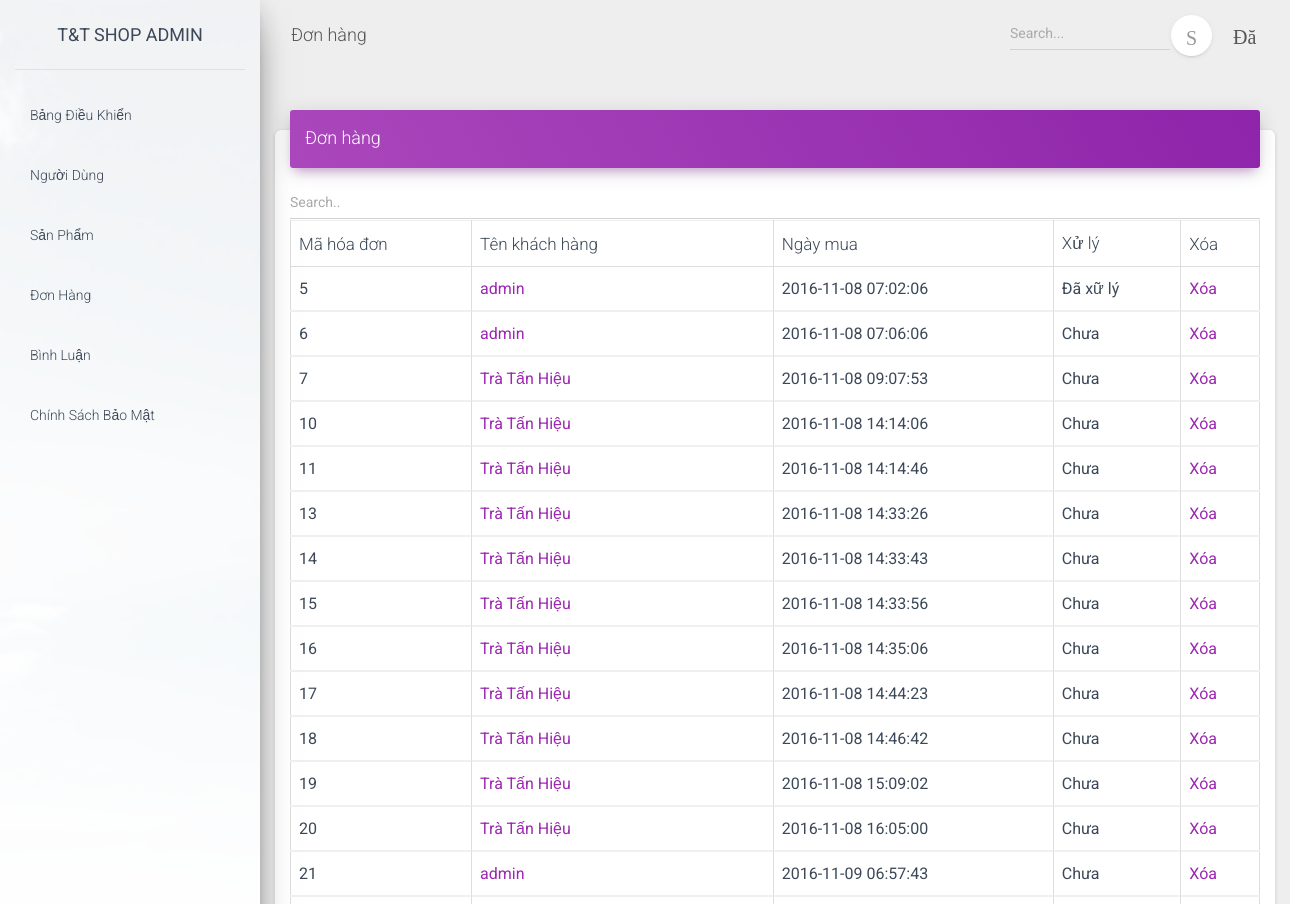
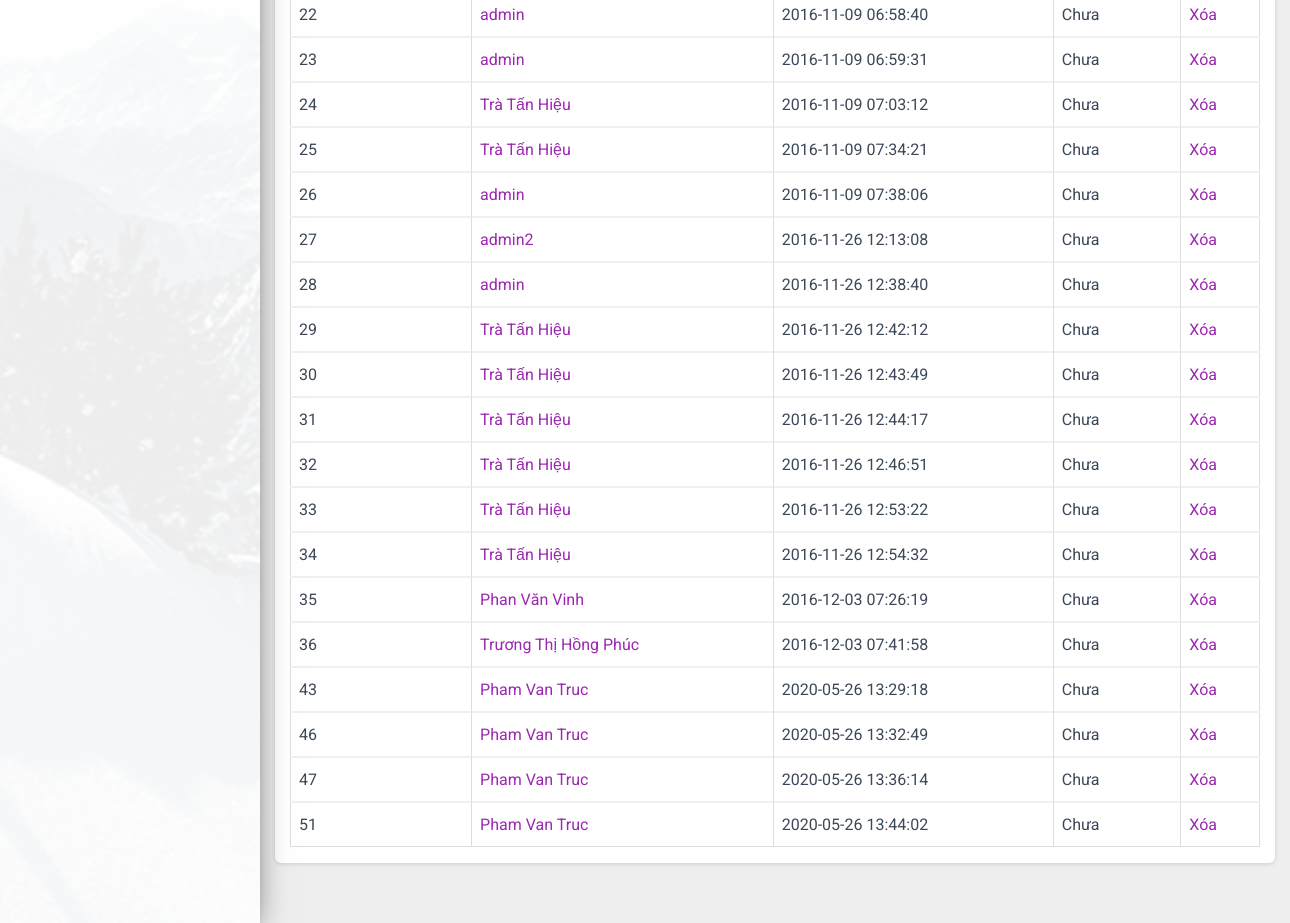
The page /quan_tri/index.php?menu=hoa_don (signed in) on the database its author committed (2 pictures, top to bottom).
### tables this page shows
CREATE TABLE `hoa_don` (
  `ma_hoadon` int(11) NOT NULL,
  `cmnd` char(9) DEFAULT NULL,
  `tenkh` varchar(80) NOT NULL,
  `email` varchar(80) NOT NULL,
  `sdt` varchar(11) NOT NULL,
  `dia_chi` varchar(150) NOT NULL,
  `xa_phuong` varchar(50) NOT NULL,
  `quan_huyen` varchar(50) NOT NULL,
  `tinh_tp` varchar(50) NOT NULL,
  `sp_mua` varchar(100) DEFAULT NULL,
  `ngay_mua` timestamp NULL DEFAULT current_timestamp(),
  `xu_ly` varchar(10) DEFAULT NULL
);

### quan_tri/chuc_nang/hoa_don/hoa_dons.php (the view, shortened to what this page needs)
<link rel="stylesheet" href="https://maxcdn.bootstrapcdn.com/font-awesome/latest/css/font-awesome.min.css">
<link href="../assets/css/material-dashboard.css?v=2.1.2" rel="stylesheet" />
<link href="../assets/demo/demo.css" rel="stylesheet" />
        <nav class="navbar navbar-expand-lg navbar-transparent navbar-absolute fixed-top ">
            <div class="container-fluid">
                <div class="navbar-wrapper">
                    <a class="navbar-brand" href="javascript:;">Đơn hàng</a>
                </div>
                <div class="collapse navbar-collapse justify-content-end">
            <form class="navbar-form">
                <div class="input-group no-border">
                    <input type="text" value="" class="form-control" placeholder="Search...">
                    <button type="submit" class="btn btn-white btn-round btn-just-icon">
                        <i class="material-icons">S</i>
                    </button>
                </div>
            </form>
            <ul class="navbar-nav">
                <li class="nav-item dropdown">
                    <a class="nav-link" href="javascript:;" id="navbarDropdownProfile" data-toggle="dropdown" aria-haspopup="true" aria-expanded="false">
                        <i class="material-icons">Đăng xuất</i>
                    </a>
                </li>
            </ul>
        </div>
            </div>
        </nav>
        <div class="content">
            <div class="card">
                <div class="card-header card-header-primary">
                    <h4 class="card-title">Đơn hàng</h4>
                </div>
                <div class="container mt-3">
                    <input class="form-control" id="myInput" type="text" placeholder="Search..">
                    <table class="table table-bordered">
                        <thead>
                            <tr>
                                <th>Mã hóa đơn</th>
                                <th>Tên khách hàng</th>
                                <th>Ngày mua</th>
                                <th>Xử lý</th>
                                <th>Xóa</th>
                            </tr>
                        </thead>
                        <?php
                        include('../connect.php');
                        $sl = "select * from hoa_don";
                        $exec = mysqli_query($connect, $sl);
                        while ($row = mysqli_fetch_array($exec)) {
                            ?>
                            <tbody id="myTable">
                                <tr>
                                    <td><?php echo $row['ma_hoadon']; ?></td>
                                    <td><a href="?menu=chi_tiet_hoa_don&ma_hoadon=<?php echo $row['ma_hoadon']; ?>"><?php echo $row['tenkh']; ?></a></td>
                                    <td><?php echo $row['ngay_mua']; ?></td>
                                    <td><?php echo $row['xu_ly']; ?></td>
                                    <td><a  onclick="return confirm('Bạn có muốn xóa hóa đơn?');" href="?menu=xoa&ma_hoadon=<?php echo $row['ma_hoadon']; ?>">Xóa</a></td>
                                </tr>
                            </tbody>
                        <?php } ?>
                    </table>
                </div>
            </div>
        </div>

### rows shown on the page
hoa_don: ma_hoadon "5", tenkh "admin", ngay_mua "2016-11-08 07:02:06", xu_ly "Đã xữ lý"
hoa_don: ma_hoadon "6", tenkh "admin", ngay_mua "2016-11-08 07:06:06", xu_ly "Chưa"
hoa_don: ma_hoadon "7", tenkh "Trà Tấn Hiệu", ngay_mua "2016-11-08 09:07:53", xu_ly "Chưa"
hoa_don: ma_hoadon "10", tenkh "Trà Tấn Hiệu", ngay_mua "2016-11-08 14:14:06", xu_ly "Chưa"
hoa_don: ma_hoadon "11", tenkh "Trà Tấn Hiệu", ngay_mua "2016-11-08 14:14:46", xu_ly "Chưa"
hoa_don: ma_hoadon "13", tenkh "Trà Tấn Hiệu", ngay_mua "2016-11-08 14:33:26", xu_ly "Chưa"
hoa_don: ma_hoadon "14", tenkh "Trà Tấn Hiệu", ngay_mua "2016-11-08 14:33:43", xu_ly "Chưa"
hoa_don: ma_hoadon "15", tenkh "Trà Tấn Hiệu", ngay_mua "2016-11-08 14:33:56", xu_ly "Chưa"
hoa_don: ma_hoadon "16", tenkh "Trà Tấn Hiệu", ngay_mua "2016-11-08 14:35:06", xu_ly "Chưa"
hoa_don: ma_hoadon "17", tenkh "Trà Tấn Hiệu", ngay_mua "2016-11-08 14:44:23", xu_ly "Chưa"
hoa_don: ma_hoadon "18", tenkh "Trà Tấn Hiệu", ngay_mua "2016-11-08 14:46:42", xu_ly "Chưa"
hoa_don: ma_hoadon "19", tenkh "Trà Tấn Hiệu", ngay_mua "2016-11-08 15:09:02", xu_ly "Chưa"
hoa_don: ma_hoadon "20", tenkh "Trà Tấn Hiệu", ngay_mua "2016-11-08 16:05:00", xu_ly "Chưa"
hoa_don: ma_hoadon "21", tenkh "admin", ngay_mua "2016-11-09 06:57:43", xu_ly "Chưa"
hoa_don: ma_hoadon "22", tenkh "admin", ngay_mua "2016-11-09 06:58:40", xu_ly "Chưa"
hoa_don: ma_hoadon "23", tenkh "admin", ngay_mua "2016-11-09 06:59:31", xu_ly "Chưa"
hoa_don: ma_hoadon "24", tenkh "Trà Tấn Hiệu", ngay_mua "2016-11-09 07:03:12", xu_ly "Chưa"
hoa_don: ma_hoadon "25", tenkh "Trà Tấn Hiệu", ngay_mua "2016-11-09 07:34:21", xu_ly "Chưa"
hoa_don: ma_hoadon "26", tenkh "admin", ngay_mua "2016-11-09 07:38:06", xu_ly "Chưa"
hoa_don: ma_hoadon "27", tenkh "admin2", ngay_mua "2016-11-26 12:13:08", xu_ly "Chưa"
hoa_don: ma_hoadon "28", tenkh "admin", ngay_mua "2016-11-26 12:38:40", xu_ly "Chưa"
hoa_don: ma_hoadon "29", tenkh "Trà Tấn Hiệu", ngay_mua "2016-11-26 12:42:12", xu_ly "Chưa"
hoa_don: ma_hoadon "30", tenkh "Trà Tấn Hiệu", ngay_mua "2016-11-26 12:43:49", xu_ly "Chưa"
hoa_don: ma_hoadon "31", tenkh "Trà Tấn Hiệu", ngay_mua "2016-11-26 12:44:17", xu_ly "Chưa"
hoa_don: ma_hoadon "32", tenkh "Trà Tấn Hiệu", ngay_mua "2016-11-26 12:46:51", xu_ly "Chưa"
hoa_don: ma_hoadon "33", tenkh "Trà Tấn Hiệu", ngay_mua "2016-11-26 12:53:22", xu_ly "Chưa"
hoa_don: ma_hoadon "34", tenkh "Trà Tấn Hiệu", ngay_mua "2016-11-26 12:54:32", xu_ly "Chưa"
hoa_don: ma_hoadon "35", tenkh "Phan Văn Vinh", ngay_mua "2016-12-03 07:26:19", xu_ly "Chưa"
hoa_don: ma_hoadon "36", tenkh "Trương Thị Hồng Phúc", ngay_mua "2016-12-03 07:41:58", xu_ly "Chưa"
hoa_don: ma_hoadon "43", tenkh "Pham Van Truc", ngay_mua "2020-05-26 13:29:18", xu_ly "Chưa"
hoa_don: ma_hoadon "46", tenkh "Pham Van Truc", ngay_mua "2020-05-26 13:32:49", xu_ly "Chưa"
hoa_don: ma_hoadon "47", tenkh "Pham Van Truc", ngay_mua "2020-05-26 13:36:14", xu_ly "Chưa"
hoa_don: ma_hoadon "51", tenkh "Pham Van Truc", ngay_mua "2020-05-26 13:44:02", xu_ly "Chưa"
